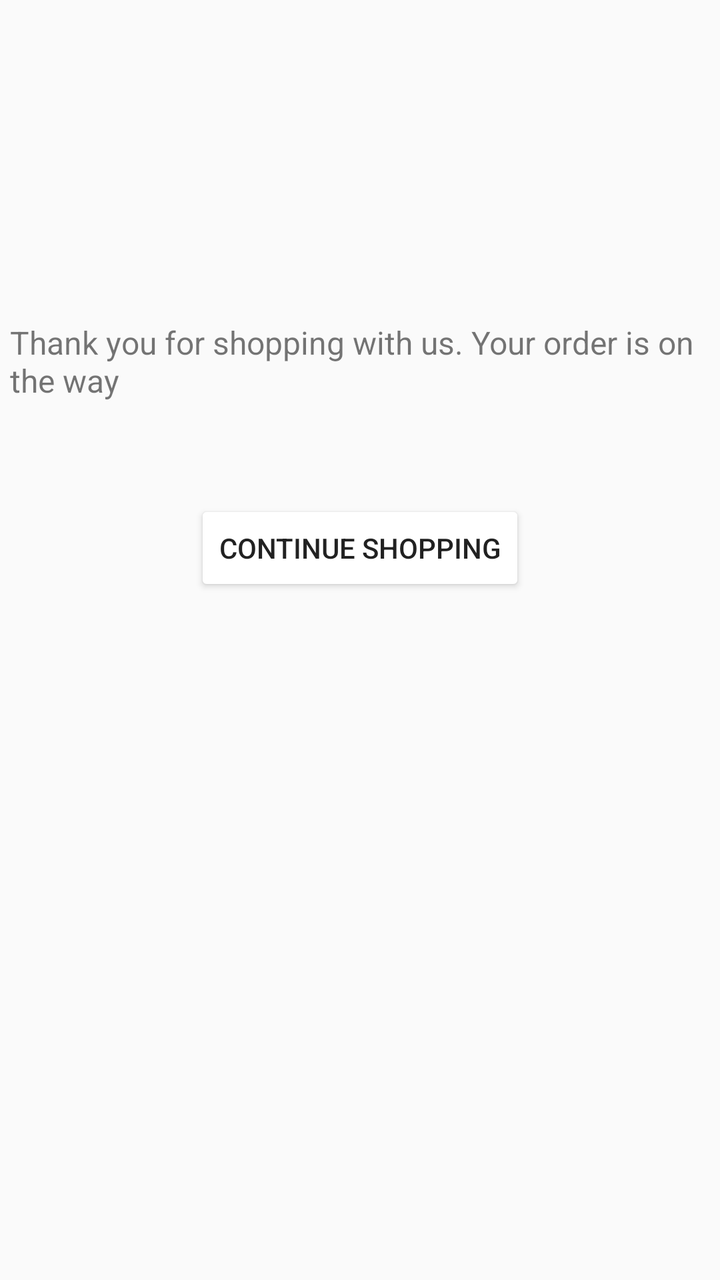
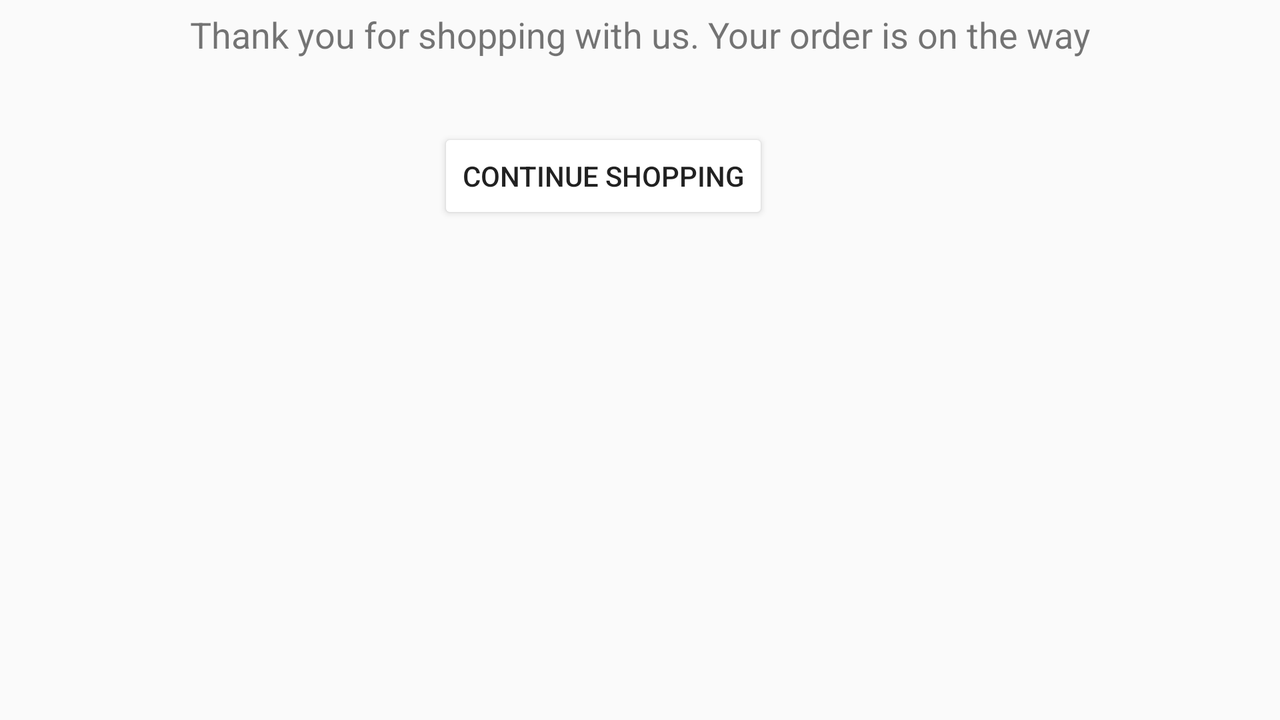

Compare how this app lays out the same screen by default and in its alternative resource folder. The renders come first, then the two layout files and the values they reference.
<!-- AndroidManifest.xml: application theme Theme.Project_group_3 -->
<!-- res/layout/activity_after_checkout.xml -->
<?xml version="1.0" encoding="utf-8"?>
<androidx.constraintlayout.widget.ConstraintLayout xmlns:android="http://schemas.android.com/apk/res/android"
    xmlns:app="http://schemas.android.com/apk/res-auto"
    xmlns:tools="http://schemas.android.com/tools"
    android:layout_width="match_parent"
    android:layout_height="match_parent"
    tools:context=".AfterCheckoutActivity">

    <ImageView
        android:id="@+id/imageView"
        android:layout_width="89dp"
        android:layout_height="0dp"
        android:layout_marginStart="143dp"
        android:layout_marginTop="137dp"
        android:layout_marginBottom="50dp"
        app:layout_constraintBottom_toTopOf="@+id/textView2"
        app:layout_constraintStart_toStartOf="@+id/textView2"
        app:layout_constraintTop_toTopOf="parent"
        app:srcCompat="@drawable/successful" />

    <TextView
        android:id="@+id/textView2"
        android:layout_width="wrap_content"
        android:layout_height="wrap_content"
        android:layout_marginStart="5dp"
        android:layout_marginBottom="49dp"
        android:text="Thank you for shopping with us. Your order is on the way"
        android:textSize="16sp"
        app:layout_constraintBottom_toTopOf="@+id/continueBtn"
        app:layout_constraintStart_toStartOf="parent"
        app:layout_constraintTop_toBottomOf="@+id/imageView" />

    <Button
        android:id="@+id/continueBtn"
        android:layout_width="wrap_content"
        android:layout_height="wrap_content"
        android:layout_marginBottom="342dp"
        android:backgroundTint="@color/main_green"
        android:text="Continue Shopping"
        app:layout_constraintBottom_toBottomOf="parent"
        app:layout_constraintEnd_toEndOf="parent"
        app:layout_constraintStart_toStartOf="parent"
        app:layout_constraintTop_toBottomOf="@+id/textView2" />

</androidx.constraintlayout.widget.ConstraintLayout>
<!-- resources referenced by this layout -->
<resources>
  <style name="Theme.Project_group_3" parent="Theme.AppCompat.Light.NoActionBar">
          
          <item name="colorPrimary">@color/purple_500</item>
          <item name="colorPrimaryVariant">@color/purple_700</item>
          <item name="colorOnPrimary">@color/white</item>
          
          <item name="colorSecondary">@color/teal_200</item>
          <item name="colorSecondaryVariant">@color/teal_700</item>
          <item name="colorOnSecondary">@color/black</item>
          
          <item name="android:statusBarColor">?attr/colorPrimaryVariant</item>
          
      </style>
  <color name="purple_500">#FF6200EE</color>
  <color name="purple_700">#FF3700B3</color>
  <color name="white">#FFFFFFFF</color>
  <color name="teal_200">#FF03DAC5</color>
  <color name="teal_700">#FF018786</color>
  <color name="black">#FF000000</color>
</resources>
<!-- res/layout-land/activity_after_checkout.xml (the repository's variant of the layout above) -->
<!-- drawn on the phone turned sideways -->
<?xml version="1.0" encoding="utf-8"?>
<androidx.constraintlayout.widget.ConstraintLayout xmlns:android="http://schemas.android.com/apk/res/android"
    xmlns:app="http://schemas.android.com/apk/res-auto"
    xmlns:tools="http://schemas.android.com/tools"
    android:layout_width="match_parent"
    android:layout_height="match_parent"
    tools:context=".AfterCheckoutActivity">

    <ImageView
        android:id="@+id/imageView"
        android:layout_width="50dp"
        android:layout_height="0dp"
        android:layout_marginBottom="28dp"
        app:layout_constraintBottom_toTopOf="@+id/continueBtn"
        app:layout_constraintEnd_toEndOf="@+id/continueBtn"
        app:layout_constraintStart_toStartOf="@+id/continueBtn"
        app:layout_constraintTop_toBottomOf="@+id/textView2"
        app:srcCompat="@drawable/successful" />

    <TextView
        android:id="@+id/textView2"
        android:layout_width="wrap_content"
        android:layout_height="wrap_content"
        android:layout_marginTop="5dp"
        android:layout_marginBottom="8dp"
        android:text="Thank you for shopping with us. Your order is on the way"
        android:textSize="18sp"
        app:layout_constraintBottom_toTopOf="@+id/imageView"
        app:layout_constraintEnd_toEndOf="parent"
        app:layout_constraintStart_toStartOf="parent"
        app:layout_constraintTop_toTopOf="parent" />

    <Button
        android:id="@+id/continueBtn"
        android:layout_width="wrap_content"
        android:layout_height="wrap_content"
        android:layout_marginStart="124dp"
        android:layout_marginBottom="248dp"
        android:backgroundTint="@color/main_green"
        android:text="Continue Shopping"
        app:layout_constraintBottom_toBottomOf="parent"
        app:layout_constraintStart_toStartOf="@+id/textView2"
        app:layout_constraintTop_toBottomOf="@+id/imageView" />

</androidx.constraintlayout.widget.ConstraintLayout>
